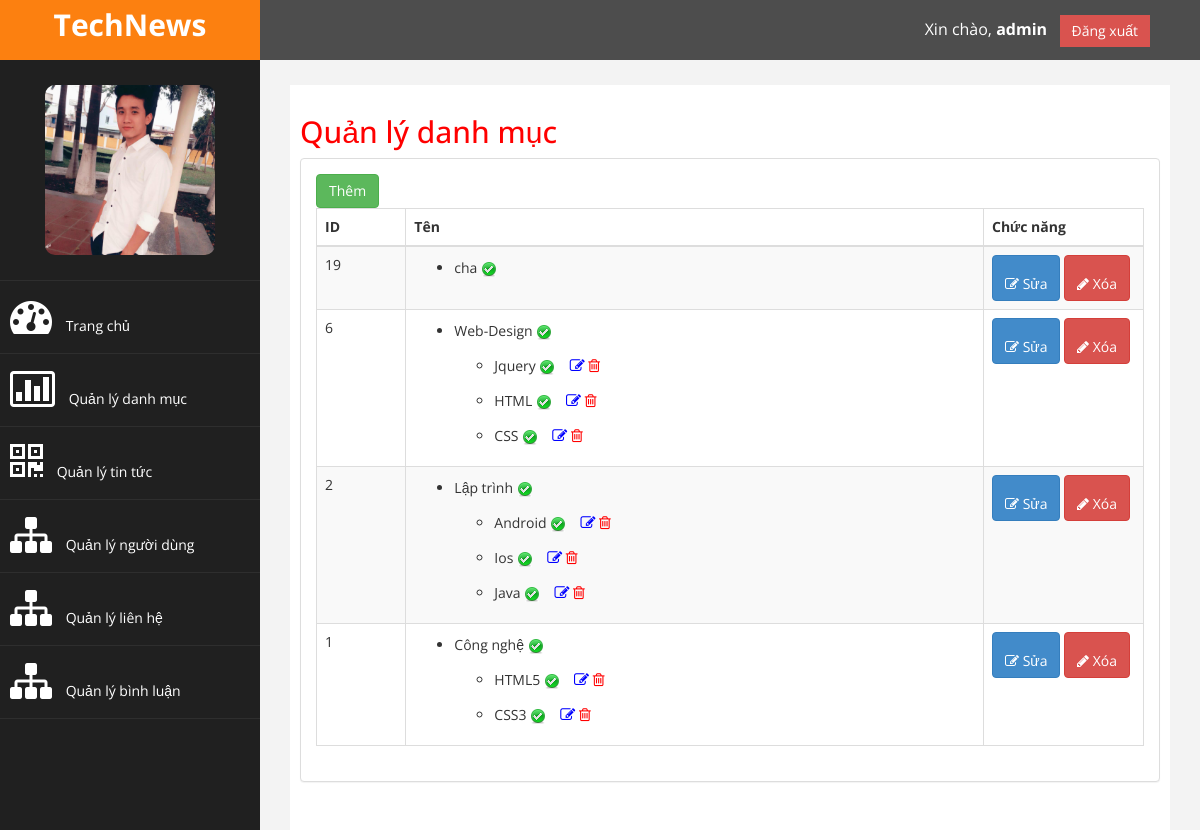
The app's page /admin/category/index.php (signed in) with its own data.
### tables this page shows
CREATE TABLE `cat` (
  `cat_id` int(10) NOT NULL,
  `name` varchar(100) NOT NULL,
  `status` int(1) NOT NULL,
  `parent_id` int(10) NOT NULL,
  `color` int(1) NOT NULL
);

### admin/category/index.php (the view, shortened to what this page needs)
<?php require_once $_SERVER['DOCUMENT_ROOT'].'/templates/admin/inc/header.php'; ?>
<?php require_once $_SERVER['DOCUMENT_ROOT'].'/templates/admin/inc/leftbar.php'; ?>
<div id="page-wrapper">
   <div id="page-inner">
      <div class="row">
         <div class="col-md-12">
            <h2>Quản lý danh mục</h2>
         </div>
      </div>
      <div class="row">
         <div class="col-md-12">
            <div class="panel panel-default">
               <div class="panel-body">
                  <div class="table-responsive">
                     <div class="row">
                        <div class="col-sm-6">
                           <a href="add.php" class="btn btn-success btn-md">Thêm</a>
                        </div>
                        <div class="col-sm-6" style="text-align: right;">
                           <br/>
                        </div>
                     </div>
                     <table class="table table-striped table-bordered table-hover" id="dataTables-example">
                        <thead>
                           <tr>
                              <th>ID</th>
                              <th>Tên</th>
                              <th width="160px">Chức năng</th>
                           </tr>
                        </thead>
                        <tbody>
                           <?php
                              $query = "SELECT * FROM cat order by cat_id DESC ";
                              $result = $mysqli->query($query);
                              while($row = mysqli_fetch_assoc($result)){
                              	$cat_id = $row["cat_id"];
                              $status = $row["status"];
                              	$urlUpdate = "/admin/category/update.php?idupdate={$cat_id}";
                              	$urlDelete = "/admin/category/delete.php?iddele={$cat_id}";
                              if($row['parent_id']==0){
                              ?>
                           <tr class="gradeX">
                              <td><?php echo $row["cat_id"] ?></td>
                              <td>
                                 <ul>
                                    <li>
                                       <?php echo $row["name"] ?>
                                       <p class="<?php echo $cat_id?>" style="display:inline;">
                                          <a href="javascript:void(0)" onclick="return setStatus(<?php echo $status; ?>, '<?php echo $cat_id?>')">
                                          <?php
                                             if ($status == 1) {
                                             	$HA = 'active.gif';
                                             } else {
                                             	$HA = 'deactive.gif';
                                             }
                                             ?>
                                          <img src="/templates/admin/assets/img/<?php echo $HA?>" alt=""/>
                                          </a>
                                       </p>
                                    </li>
                                    <ul>
                                       <?php
                                          $queryCat1 = "select * from cat where parent_id = {$cat_id}";
                                          $resultCat1  = $mysqli->query($queryCat1);
                                          while($arCat1 = mysqli_fetch_assoc($resultCat1)){
                                          	$parent_id = $arCat1['cat_id'];
                                          	$urlUpdate1 = "/admin/category/update.php?idupdate={$parent_id}";
                                          	$urlDelete1 = "/admin/category/delete.php?iddele={$parent_id}";
                                          ?>
                                       <li>
                                          <?php echo $arCat1["name"] ?>
                                          <p class="<?php echo $parent_id?>" style="display:inline;">
                                             <a href="javascript:void(0)" onclick="return setStatus(<?php echo $status; ?>, '<?php echo $parent_id?>')">
                                             <?php
                                                if ($status == 1) {
                                                	$HA = 'active.gif';
                                                } else {
                                                	$HA = 'deactive.gif';
                                                }
                                                ?>
                                             <img src="/templates/admin/assets/img/<?php echo $HA?>" alt=""/>
                                             </a>
                                          </p>
                                          <a href="<?php echo $urlUpdate1?>" title="sửa" style="margin-left: 10px"><i class="fa fa-edit" style="font-size:15px;color:blue"></i></a>
                                          <a href="<?php echo $urlDelete1?>" title="xóa" onclick= "return confirm('Nếu xóa <?php echo $arCat1["name"]?> thì tin tức thuộc <?php echo $arCat1["name"]?> cũng bị xóa.Bạn có chắc chắn muốn xóa?')"><i class="fa fa-trash-o" style="font-size:15px;color:red"></i></a>
                                       </li>
                                       <?php }?>
                                    </ul>
                                 </ul>
                              </td>
                              <td class="center">
                                 <a href="<?php echo $urlUpdate; ?>" title="" class="btn btn-primary"><i class="fa fa-edit "></i> Sửa</a>
                                 <a href="<?php echo $urlDelete; ?>" title="" class="btn btn-danger" onclick= "return confirm('Nếu xóa <?php echo $row["name"]?> thì tin tức thuộc <?php echo $row["name"]?> cũng bị xóa.Bạn có chắc chắn muốn xóa?')"><i class="fa fa-pencil"></i> Xóa</a>
                              </td>
                           </tr>
                           <?php }} ?>
                        </tbody>
                     </table>
                  </div>
               </div>
            </div>
         </div>
      </div>
   </div>
</div>
<?php require_once $_SERVER['DOCUMENT_ROOT'].'/templates/admin/inc/footer.php'; ?>

### templates/admin/assets/css/custom.css (style rules this page uses)
body { font-family: 'Open Sans', sans-serif; }
#page-wrapper { padding: 15px 15px; min-height: 600px; background:#F3F3F3; }
#page-inner { width:100%; margin:10px 20px 10px 0px; background-color:#fff!important; padding:10px; min-height:1200px; }
h2 { color: #f00; }
p { font-size:16px; line-height:25px; padding-top:20px; }
@media (min-width:768px) { #page-wrapper { margin: 0 0 0 260px; padding: 15px 30px; min-height: 1200px; } }

### templates/admin/inc/header.php (style rules this page uses)
.row i { padding-top: 15px; }

### records on screen
cat: cat_id "19", name "cha", parent_id 0 (drawn)
cat: cat_id "6", name "Web-Design", parent_id 0 (drawn)
cat: name "Jquery"
cat: name "HTML"
cat: name "CSS"
cat: cat_id "2", name "Lập trình", parent_id 0 (drawn)
cat: name "Android"
cat: name "Ios"
cat: name "Java"
cat: cat_id "1", name "Công nghệ", parent_id 0 (drawn)
cat: name "HTML5"
cat: name "CSS3"

### other values on screen
$name "admin"
